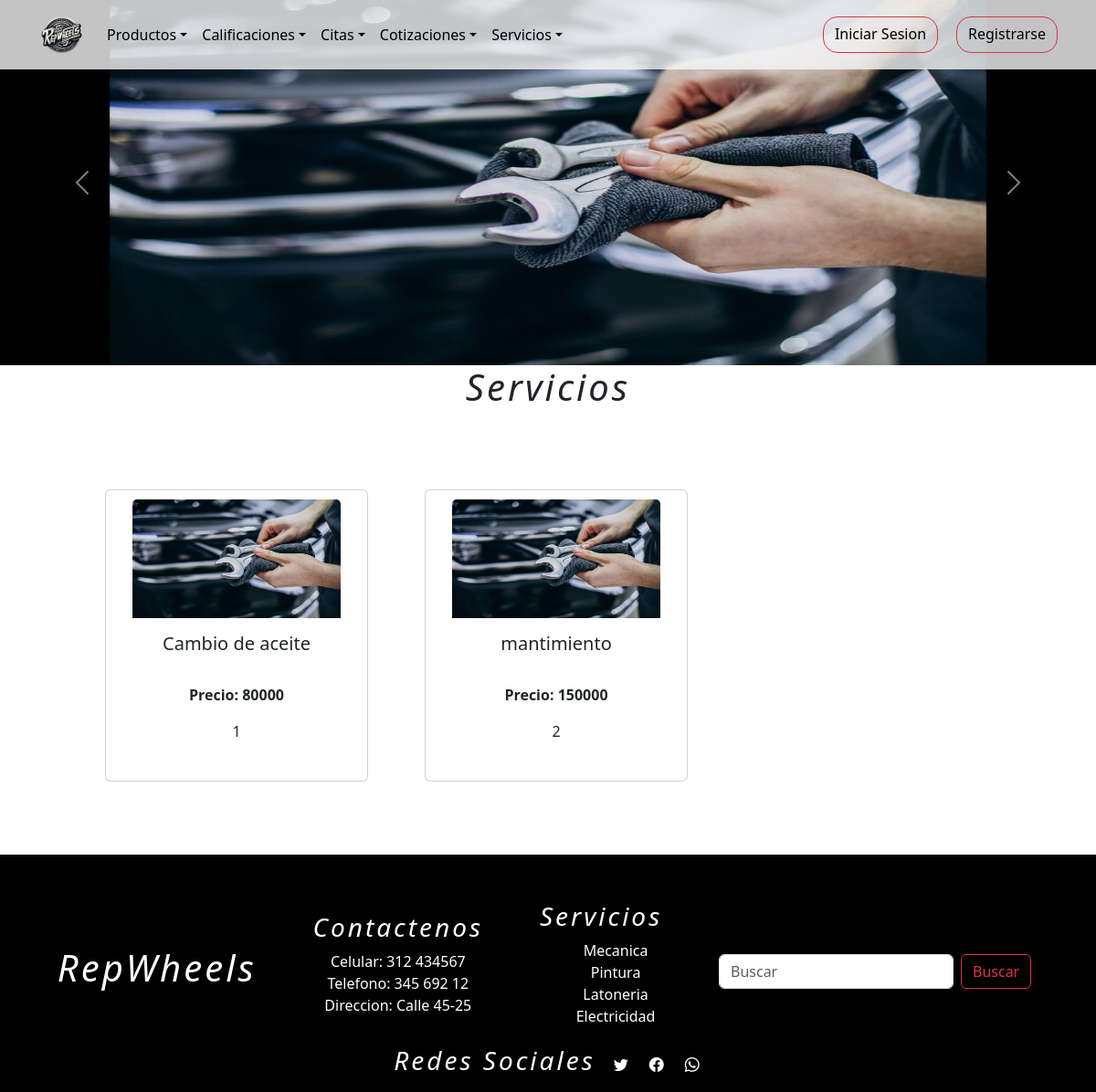
The app's page /servicios, older data.
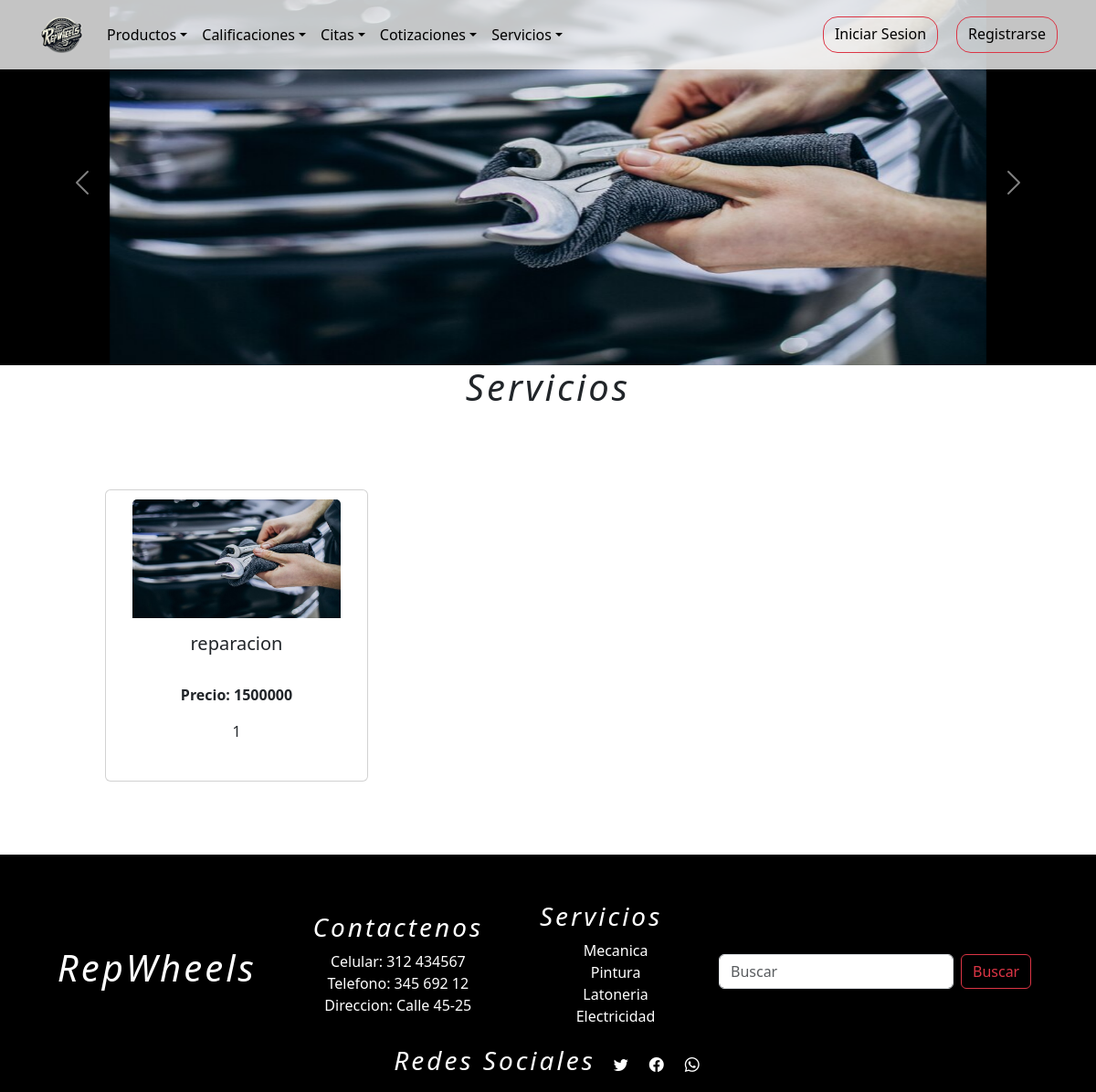
The same page, newer data.
### tienda/models.py (models this page shows, shortened)
class Servicios(models.Model):
    nombre=models.CharField(max_length=254)
    descripcion_servicio = models.TextField()
    foto = models.ImageField(upload_to="fotos_servicios/", default="fotos_servicios/servicio.jpg")
    precio = models.IntegerField(null=False,blank=False,default=100000)

### tienda/views.py (the view)
# urls.py: path('servicios',views.servicio,name='servicios'),
def servicio(request):
    q = Servicios.objects.all()
    context = {"data":q}
    return render(request, "tienda/servicios/servicio.html",context)

### tienda/templates/tienda/servicios/servicio.html (shortened to what this page needs)
{% extends 'tienda/base.html' %}
{% load static %}
{% block contenedor %}
      <main>
        <section style="background-color: black;">
            <div id="carouselServicios" class="carousel slide" style="max-width: 100%;">
              <div class="carousel-inner">
                {% for i in data %}
                    <div class="carousel-item {% if forloop.first %}active{% endif %}">
                      <div class="d-flex align-items-center">
                        <img src="{{ i.foto.url }}" class="d-block mx-auto" width="80%" height="400px"
                          alt="imagen descuentos">
                      </div>
                    </div>
                {% endfor %}
              </div>
              <button class="carousel-control-prev" type="button" data-bs-target="#carouselServicios" data-bs-slide="prev">
                <span class="carousel-control-prev-icon" aria-hidden="true"></span>
              </button>
              <button class="carousel-control-next" type="button" data-bs-target="#carouselServicios" data-bs-slide="next">
                <span class="carousel-control-next-icon" ariahidden="true"></span>
              </button>
            </div>
          </section>
          <section class="servicios">
            <h1>Servicios</h1>
            <div>
              <div class="product">
                  {% if data %}
                      {% for p in data %}
                              <div class="card align-items-center text-center p-10 " data-bs-toggle="collapse" data-bs-target=f"#{{ forloop.counter }}" style="width: 18rem; padding: 10px;">
                                <img src="{{ p.foto.url }}" class="card-img-top" alt="{{ p.nombre }}" style="width:86%; height: 130px;" >
                                <div class="card-body">
                                  <h5 class="card-title">{{ p.nombre }}</h5>
                                  <p class="card-text"><br> <strong>Precio: {{ p.precio }}</strong></p>
                                  <p>{{ forloop.counter }}</p>
                                </div>
                              </div>
                      {% endfor %}
                  {% else %}
                      <h1>No hay servicios agregados</h1>
                  {% endif %}
              </div>
          </div>
          </section>
      </main>
{% endblock %}

Row changes from the older to the newer data that the page shows:
removed Servicios: foto (picture), nombre "mantimiento", precio "150000", shown under "Servicios"
changed Servicios: nombre "Cambio de aceite" → "reparacion"; precio "80000" → "1500000"
